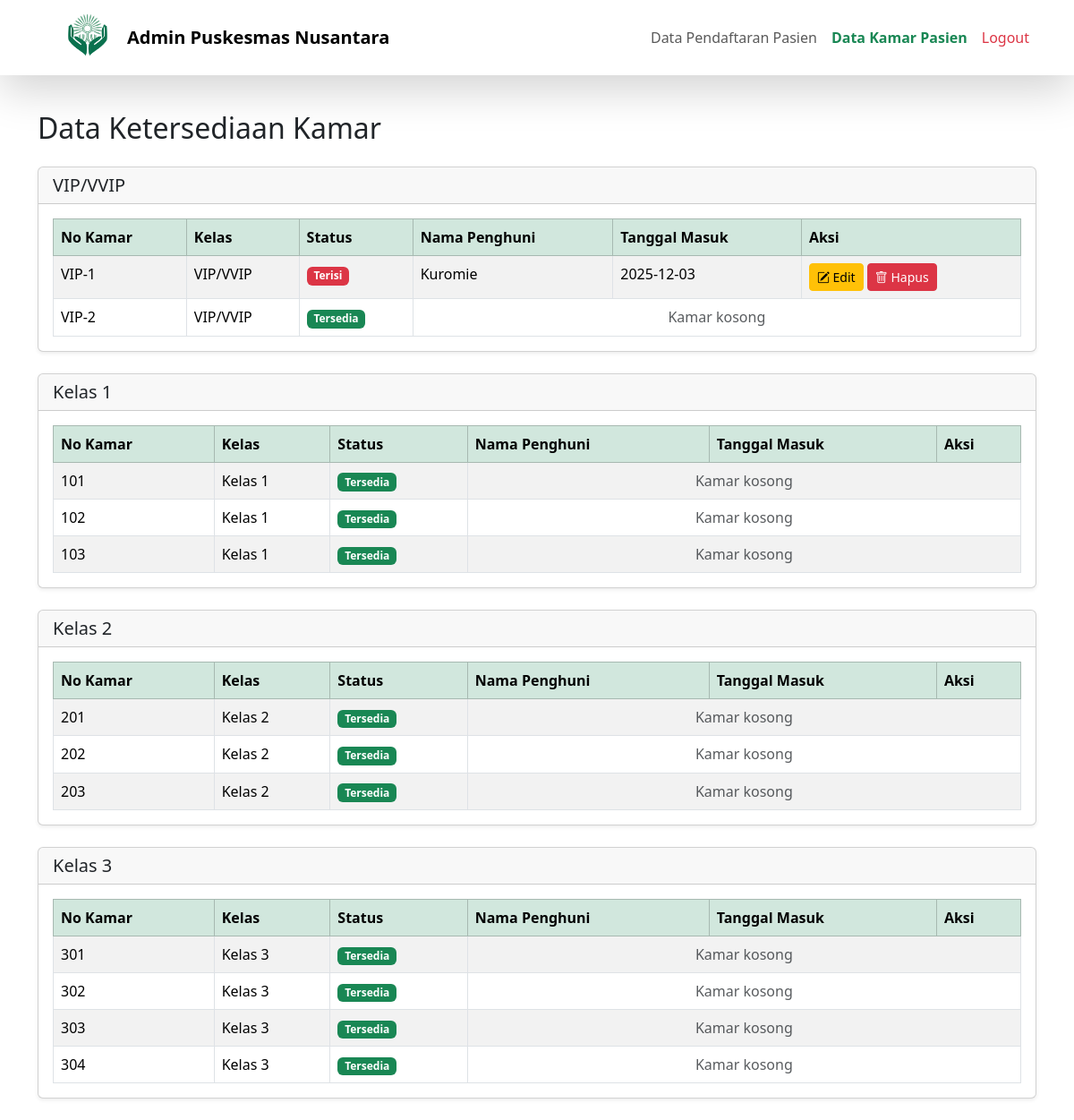
The page /dataPesanKamar.php (signed in) on the database its author committed.
### tables this page shows
CREATE TABLE `kamar_fisik` (
  `id_kamar` int(11) NOT NULL,
  `nomor_kamar` varchar(10) NOT NULL,
  `id_kelas` int(11) NOT NULL,
  `status_kamar` enum('Tersedia','Terisi','Dibersihkan','Perbaikan') NOT NULL DEFAULT 'Tersedia'
);

CREATE TABLE `kelas_kamar` (
  `id_kelas` int(1) NOT NULL,
  `nama_kelas` varchar(10) NOT NULL,
  `tarif` int(8) NOT NULL
);

CREATE TABLE `pasien` (
  `id_pasien` int(11) NOT NULL,
  `nama` varchar(100) NOT NULL,
  `nik` varchar(16) NOT NULL,
  `bpjs` varchar(13) DEFAULT NULL
);

CREATE TABLE `pesankamar` (
  `id` int(11) NOT NULL,
  `id_pasien` int(1) DEFAULT NULL,
  `id_kamar` int(11) DEFAULT NULL,
  `tanggal_masuk` date DEFAULT NULL
);

### dataPesanKamar.php (the view, shortened to what this page needs)
<!DOCTYPE html>
<html lang="id">
<head>
    <link href="https://cdn.jsdelivr.net/npm/bootstrap@5.3.3/dist/css/bootstrap.min.css" rel="stylesheet">
    <link rel="stylesheet" href="https://cdn.jsdelivr.net/npm/bootstrap-icons@1.11.3/font/bootstrap-icons.min.css">
</head>
<body style="padding-top: 100px;">
    <nav id="navbarPuskesmas" class="navbar navbar-expand-lg navbar-light bg-white shadow-lg fixed-top">
        <div class="container">
            <img style="padding-left: 2%;" width="90" src="logo puskesmas nusantara.png" alt="Logo">
            <a class="navbar-brand" href="#" style="font-weight: bold; padding-left: 10px;">Admin Puskesmas Nusantara</a>
            <div class="collapse navbar-collapse" id="navbarPuskesmas">
                <ul class="navbar-nav ms-auto">
                    <li class="nav-item">
                        <a class="nav-link" href="dataPendaftaranOnline.php">Data Pendaftaran Pasien</a>
                    </li>
                    <li class="nav-item">
                        <a class="nav-link active fw-bold text-success" href="dataPesanKamar.php">Data Kamar Pasien</a>
                    </li>
                    <li class="nav-item">
                        <a class="nav-link text-danger" href="logout.php">Logout</a>
                    </li>
                </ul>
            </div>
        </div>
    </nav>
    <div class="container mt-4">
        <div class="d-flex justify-content-between align-items-center mb-3">
            <h2>Data Ketersediaan Kamar</h2>
        </div>
<?php
include 'connection.php';
$classes = ['VIP/VVIP', 'Kelas 1', 'Kelas 2', 'Kelas 3'];
foreach ($classes as $className) {
    $sql = "SELECT pk.id, kf.id_kamar, kf.nomor_kamar, kk.nama_kelas AS kelas, kf.status_kamar AS status,
                   p.nama, pk.tanggal_masuk, pk.id_pasien
            FROM kamar_fisik kf
            JOIN kelas_kamar kk ON kf.id_kelas = kk.id_kelas
            LEFT JOIN pesankamar pk ON kf.id_kamar = pk.id_kamar
            LEFT JOIN pasien p ON pk.id_pasien = p.id_pasien
            WHERE kk.nama_kelas = ?
            ORDER BY kf.nomor_kamar ASC";
    $stmt = mysqli_prepare($connect, $sql);
    mysqli_stmt_bind_param($stmt, 's', $className);
    mysqli_stmt_execute($stmt);
    $result = mysqli_stmt_get_result($stmt);
    ?>
    <div class="card shadow-sm mb-4">
        <div class="card-header">
            <h5 class="mb-0"><?= htmlspecialchars($className) ?></h5>
        </div>
        <div class="card-body">
            <div class="table-responsive">
                <table class="table table-striped table-hover table-bordered mb-0">
                    <thead class="table-success">
                        <tr>
                            <th>No Kamar</th>
                            <th>Kelas</th>
                            <th>Status</th>
                            <th>Nama Penghuni</th>
                            <th>Tanggal Masuk</th>
                            <th>Aksi</th>
                        </tr>
                    </thead>
                    <tbody>
                    <?php while ($row = mysqli_fetch_assoc($result)) {
                        if (empty($row['id_pasien'])) { ?>
                            <tr>
                                <td><?= htmlspecialchars($row['nomor_kamar']) ?></td>
                                <td><?= htmlspecialchars($row['kelas']) ?></td>
                                <td>
                                    <span class="badge <?= ($row['status'] === 'Terisi') ? 'bg-danger' : 'bg-success' ?>">
                                        <?= htmlspecialchars($row['status']) ?>
                                    </span>
                                </td>
                                <td colspan="3" class="text-muted" style="text-align: center;">Kamar kosong</td>
                            </tr>
                        <?php } else { ?>
                            <tr>
                                <td><?= htmlspecialchars($row['nomor_kamar']) ?></td>
                                <td><?= htmlspecialchars($row['kelas']) ?></td>
                                <td>
                                    <span class="badge <?= ($row['status'] === 'Terisi') ? 'bg-danger' : 'bg-success' ?>">
                                        <?= htmlspecialchars($row['status']) ?>
                                    </span>
                                </td>
                                <td><?= htmlspecialchars($row['nama']) ?></td>
                                <td><?= htmlspecialchars($row['tanggal_masuk']) ?></td>
                                <td>
                                    <a href="editDataKamar.php?id=<?= (int)$row['id'] ?>" class="btn btn-warning btn-sm">
                                        <i class="bi bi-pencil-square"></i> Edit
                                    </a>
                                    <a href="deleteDataKamar.php?id=<?= (int)$row['id'] ?>" class="btn btn-danger btn-sm" onclick="return confirm('Apakah Anda yakin ingin menghapus data ini?');">
                                        <i class="bi bi-trash"></i> Hapus
                                    </a>
                                </td>
                            </tr>
                        <?php }
                    } ?>
                    </tbody>
                </table>
            </div>
        </div>
    </div>
    <?php
}
?>
</body>
</html>

### rows shown on the page
kamar_fisik: nomor_kamar "VIP-1", id_kelas.nama_kelas "VIP/VVIP", status_kamar "Terisi", pasien.nama "Kuromie", pesankamar.tanggal_masuk "2025-12-03"
kamar_fisik: nomor_kamar "VIP-2", id_kelas.nama_kelas "VIP/VVIP", status_kamar "Tersedia"
kamar_fisik: nomor_kamar "101", id_kelas.nama_kelas "Kelas 1", status_kamar "Tersedia"
kamar_fisik: nomor_kamar "102", id_kelas.nama_kelas "Kelas 1", status_kamar "Tersedia"
kamar_fisik: nomor_kamar "103", id_kelas.nama_kelas "Kelas 1", status_kamar "Tersedia"
kamar_fisik: nomor_kamar "201", id_kelas.nama_kelas "Kelas 2", status_kamar "Tersedia"
kamar_fisik: nomor_kamar "202", id_kelas.nama_kelas "Kelas 2", status_kamar "Tersedia"
kamar_fisik: nomor_kamar "203", id_kelas.nama_kelas "Kelas 2", status_kamar "Tersedia"
kamar_fisik: nomor_kamar "301", id_kelas.nama_kelas "Kelas 3", status_kamar "Tersedia"
kamar_fisik: nomor_kamar "302", id_kelas.nama_kelas "Kelas 3", status_kamar "Tersedia"
kamar_fisik: nomor_kamar "303", id_kelas.nama_kelas "Kelas 3", status_kamar "Tersedia"
kamar_fisik: nomor_kamar "304", id_kelas.nama_kelas "Kelas 3", status_kamar "Tersedia"

### other values the page prints
$className "VIP/VVIP"
$className "Kelas 1"
$className "Kelas 2"
$className "Kelas 3"
